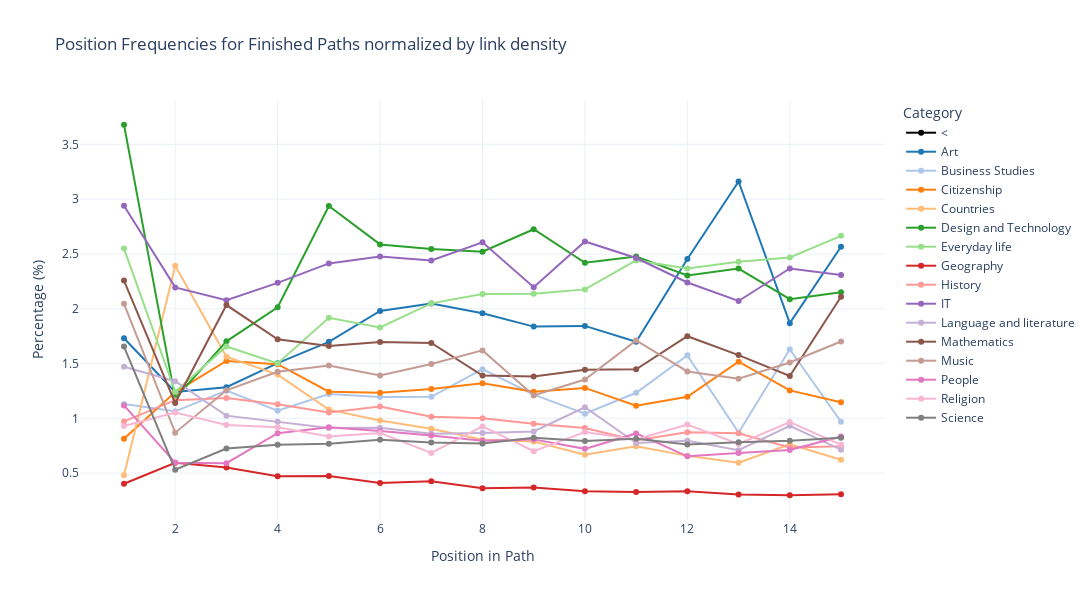

The cell this chart's notebook holds for it:
### Code cell
df_position_data['Link Density'] = df_position_data['Category'].map(articles_categories_count)/total_link * 100
df_position_data['Normalized Frequency'] = df_position_data.groupby('Position')['Frequency'].transform(lambda x: (x / x.sum()) * 100)
df_position_data['Normalized Frequency'] = df_position_data['Normalized Frequency']/(df_position_data['Link Density'])

categories = sorted(df_article["category"].unique())
palette_category = sn.color_palette("tab20", len(categories))

categories.append("<")  # Add `<` to the category list
palette_category = [f"rgb({r*255},{g*255},{b*255})" for r, g, b in palette_category]
color_mapping = dict(zip(categories, palette_category))
color_mapping["<"] = "rgb(0,0,0)"  # Explicitly assign black to `<`

# Create subplots with separate y-axes
fig = make_subplots(
    rows=1, cols=1, horizontal_spacing=0.05
)
unique_categories = sorted(df_position_data['Category'].unique())
for category in unique_categories:
    category_data = df_position_data[df_position_data['Category'] == category]
    fig.add_trace(
        go.Scatter(
            x=category_data['Position'], 
            y=category_data['Normalized Frequency'],
            mode="lines+markers",
            name=category,
            line=dict(color=color_mapping.get(category, "rgb(0,0,0)"))  # Use black as default if not mapped
        ), row=1, col=1
    )

fig.update_layout(
    title="Position Frequencies for Finished Paths normalized by link density",
    xaxis_title="Position in Path",
    yaxis=dict(title="Percentage (%)"),
    legend_title_text="Category",
    template="plotly_white",
    width=1200,
    height=600
)

# Show the interactive plot
fig.show()

### Figure 1 — Plotly figure (JSON) as saved in the notebook; plotly's stock layout.template omitted (floating-point values rounded to 4 significant figures)
{"data": [{"line": {"color": "rgb(0,0,0)"}, "mode": "lines+markers", "name": "<", "type": "scatter", "x": [2, 3, 4, 5, 6, 7, 8, 9, 10, 11, 12, 13, 14, 15], "xaxis": "x", "y": [null, null, null, null, null, null, null, null, null, null, null, null, null, null], "yaxis": "y"}, {"line": {"color": "rgb(31.0,119.0,180.0)"}, "mode": "lines+markers", "name": "Art", "type": "scatter", "x": [1, 2, 3, 4, 5, 6, 7, 8, 9, 10, 11, 12, 13, 14, 15], "xaxis": "x", "y": [1.731, 1.24, 1.284, 1.503, 1.698, 1.98, 2.048, 1.958, 1.837, 1.843, 1.699, 2.454, 3.161, 1.868, 2.565], "yaxis": "y"}, {"line": {"color": "rgb(174.0,199.0,232.0)"}, "mode": "lines+markers", "name": "Business Studies", "type": "scatter", "x": [1, 2, 3, 4, 5, 6, 7, 8, 9, 10, 11, 12, 13, 14, 15], "xaxis": "x", "y": [1.13, 1.064, 1.252, 1.069, 1.222, 1.193, 1.196, 1.449, 1.216, 1.042, 1.233, 1.574, 0.8689, 1.63, 0.9687], "yaxis": "y"}, {"line": {"color": "rgb(255.0,127.0,14.0)"}, "mode": "lines+markers", "name": "Citizenship", "type": "scatter", "x": [1, 2, 3, 4, 5, 6, 7, 8, 9, 10, 11, 12, 13, 14, 15], "xaxis": "x", "y": [0.8135, 1.24, 1.523, 1.494, 1.243, 1.233, 1.268, 1.319, 1.243, 1.277, 1.115, 1.196, 1.517, 1.255, 1.147], "yaxis": "y"}, {"line": {"color": "rgb(255.0,187.0,120.0)"}, "mode": "lines+markers", "name": "Countries", "type": "scatter", "x": [1, 2, 3, 4, 5, 6, 7, 8, 9, 10, 11, 12, 13, 14, 15], "xaxis": "x", "y": [0.4801, 2.393, 1.562, 1.399, 1.079, 0.9806, 0.9054, 0.8039, 0.7888, 0.6678, 0.7448, 0.6572, 0.5945, 0.763, 0.6212], "yaxis": "y"}, {"line": {"color": "rgb(44.0,160.0,44.0)"}, "mode": "lines+markers", "name": "Design and Technology", "type": "scatter", "x": [1, 2, 3, 4, 5, 6, 7, 8, 9, 10, 11, 12, 13, 14, 15], "xaxis": "x", "y": [3.679, 1.182, 1.702, 2.014, 2.938, 2.587, 2.545, 2.521, 2.725, 2.419, 2.477, 2.304, 2.367, 2.088, 2.15], "yaxis": "y"}, {"line": {"color": "rgb(152.0,223.0,138.0)"}, "mode": "lines+markers", "name": "Everyday life", "type": "scatter", "x": [1, 2, 3, 4, 5, 6, 7, 8, 9, 10, 11, 12, 13, 14, 15], "xaxis": "x", "y": [2.549, 1.242, 1.656, 1.501, 1.918, 1.83, 2.049, 2.135, 2.137, 2.176, 2.441, 2.367, 2.428, 2.468, 2.666], "yaxis": "y"}, {"line": {"color": "rgb(214.0,39.0,40.0)"}, "mode": "lines+markers", "name": "Geography", "type": "scatter", "x": [1, 2, 3, 4, 5, 6, 7, 8, 9, 10, 11, 12, 13, 14, 15], "xaxis": "x", "y": [0.4025, 0.5932, 0.5508, 0.4713, 0.4739, 0.4085, 0.4257, 0.3625, 0.3681, 0.3349, 0.3276, 0.3342, 0.3035, 0.2977, 0.3078], "yaxis": "y"}, {"line": {"color": "rgb(255.0,152.0,150.0)"}, "mode": "lines+markers", "name": "History", "type": "scatter", "x": [1, 2, 3, 4, 5, 6, 7, 8, 9, 10, 11, 12, 13, 14, 15], "xaxis": "x", "y": [0.9718, 1.165, 1.185, 1.129, 1.052, 1.108, 1.015, 1.001, 0.9496, 0.9114, 0.8006, 0.8731, 0.8638, 0.7335, 0.7438], "yaxis": "y"}, {"line": {"color": "rgb(148.0,103.0,189.0)"}, "mode": "lines+markers", "name": "IT", "type": "scatter", "x": [1, 2, 3, 4, 5, 6, 7, 8, 9, 10, 11, 12, 13, 14, 15], "xaxis": "x", "y": [2.94, 2.195, 2.077, 2.236, 2.413, 2.477, 2.441, 2.606, 2.196, 2.614, 2.463, 2.239, 2.071, 2.367, 2.308], "yaxis": "y"}, {"line": {"color": "rgb(197.0,176.0,213.0)"}, "mode": "lines+markers", "name": "Language and literature", "type": "scatter", "x": [1, 2, 3, 4, 5, 6, 7, 8, 9, 10, 11, 12, 13, 14, 15], "xaxis": "x", "y": [1.47, 1.338, 1.024, 0.9677, 0.9124, 0.914, 0.8592, 0.8669, 0.8805, 1.101, 0.7738, 0.7957, 0.7095, 0.9318, 0.7136], "yaxis": "y"}, {"line": {"color": "rgb(140.0,86.0,75.0)"}, "mode": "lines+markers", "name": "Mathematics", "type": "scatter", "x": [1, 2, 3, 4, 5, 6, 7, 8, 9, 10, 11, 12, 13, 14, 15], "xaxis": "x", "y": [2.257, 1.139, 2.033, 1.721, 1.659, 1.697, 1.688, 1.39, 1.382, 1.443, 1.448, 1.749, 1.577, 1.387, 2.109], "yaxis": "y"}, {"line": {"color": "rgb(196.0,156.0,148.0)"}, "mode": "lines+markers", "name": "Music", "type": "scatter", "x": [1, 2, 3, 4, 5, 6, 7, 8, 9, 10, 11, 12, 13, 14, 15], "xaxis": "x", "y": [2.045, 0.869, 1.256, 1.425, 1.481, 1.39, 1.495, 1.62, 1.209, 1.354, 1.711, 1.428, 1.362, 1.509, 1.7], "yaxis": "y"}, {"line": {"color": "rgb(227.0,119.0,194.0)"}, "mode": "lines+markers", "name": "People", "type": "scatter", "x": [1, 2, 3, 4, 5, 6, 7, 8, 9, 10, 11, 12, 13, 14, 15], "xaxis": "x", "y": [1.118, 0.5946, 0.5907, 0.8638, 0.9175, 0.885, 0.8427, 0.795, 0.8076, 0.7211, 0.862, 0.653, 0.6842, 0.7108, 0.8343], "yaxis": "y"}, {"line": {"color": "rgb(247.0,182.0,210.0)"}, "mode": "lines+markers", "name": "Religion", "type": "scatter", "x": [1, 2, 3, 4, 5, 6, 7, 8, 9, 10, 11, 12, 13, 14, 15], "xaxis": "x", "y": [0.9299, 1.053, 0.9392, 0.9186, 0.8345, 0.8659, 0.684, 0.926, 0.6992, 0.8744, 0.8073, 0.9423, 0.7655, 0.9655, 0.7576], "yaxis": "y"}, {"line": {"color": "rgb(127.0,127.0,127.0)"}, "mode": "lines+markers", "name": "Science", "type": "scatter", "x": [1, 2, 3, 4, 5, 6, 7, 8, 9, 10, 11, 12, 13, 14, 15], "xaxis": "x", "y": [1.655, 0.5314, 0.7235, 0.758, 0.7668, 0.8037, 0.7795, 0.7709, 0.8224, 0.7935, 0.814, 0.7608, 0.7803, 0.7941, 0.8231], "yaxis": "y"}], "layout": {"height": 600, "legend": {"title": {"text": "Category"}}, "title": {"text": "Position Frequencies for Finished Paths normalized by link density"}, "width": 1200, "xaxis": {"anchor": "y", "domain": [0, 1], "title": {"text": "Position in Path"}}, "yaxis": {"anchor": "x", "domain": [0, 1], "title": {"text": "Percentage (%)"}}}}
